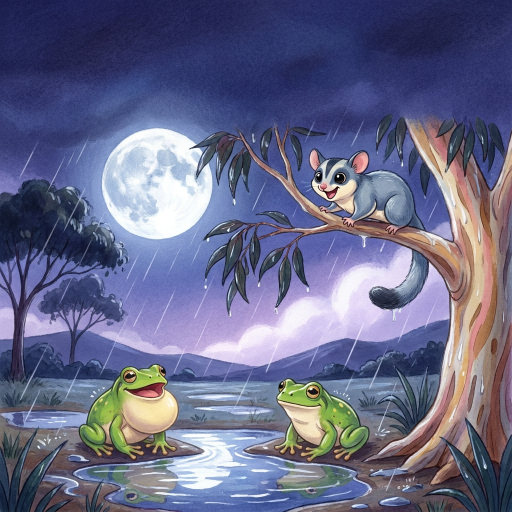
#> input picture Author 3/book3/rejects/p26_test1_draft.png, 1024 x 1024 px (shown at 1/2 size)
$ python -i typeset.py   (imports and definitions only)
#> lines starting #> are read from the running program, lines starting #| are printed output that depends on the picture
# -*- coding: utf-8 -*-
# Author 3 Book 3 - Who Shook My Tree? Typeset (copied from book2\typeset.py, rule 15) the 32 interior pages onto the page art.
# KDP: 8.5 x 8.5 in trim, bleed -> page 8.625 x 8.75 in at 300 DPI = 2588 x 2625 px.
# Odd pages are right-hand pages: gutter on the left, bleed on the right. Even pages: mirror.
# Text is laid out in trim-box fractions and must stay 0.5 in (150 px) inside the trim on all sides.
# Markup in paragraphs: "!!" prefix = big shout line (Chewy); *word* = italic; ALLCAPS words = Chewy.
# Usage: py typeset.py            -> typeset\pXX.png (all pages)
#        py typeset.py p04 p22    -> only these pages

import os, re, sys
from PIL import Image, ImageDraw, ImageFilter, ImageFont

HERE = os.path.dirname(os.path.abspath(__file__))
PAGES_DIR = os.path.join(HERE, "pages")
OUT = os.path.join(HERE, "typeset")
FONTS = os.path.join(HERE, "fonts")

DPI = 300
TRIM = 2550                      # 8.5 in
BLEED = 38                       # 0.125 in (37.5 px, rounded up)
PAGE_W, PAGE_H = TRIM + BLEED, TRIM + 2 * BLEED   # 2588 x 2626 -> trimmed to 2625 below
PAGE_H = 2625
SAFE = 150                       # 0.5 in inside the trim

BODY_PX = 80                     # uniform body size on every story page (about 19 pt)
SHOUT_SCALE, INLINE_SCALE = 2.0, 1.22
DARK, LIGHT = (34, 36, 66), (255, 249, 236)
PANEL = (253, 248, 236)

# [5 lines left out: function font, not called in this run]

def body(px=BODY_PX):   return font("Nunito[wght].ttf", px, "Bold")
def italic(px=BODY_PX): return font("Nunito-Italic[wght].ttf", px, "Bold Italic")
def chewy(px):          return ImageFont.truetype(os.path.join(FONTS, "Chewy-Regular.ttf"), px)

# [4 lines left out: function smart, not called in this run]

# ---------------------------------------------------------------- page specs
# block: x, y, w in trim fractions; align "l"/"c"; panel = soft cream box behind the text
def B(x, y, w, paras, align="l", panel=False, color=None, px=BODY_PX):
    return dict(x=x, y=y, w=w, paras=paras, align=align, panel=panel, color=color, px=px)

# vignette pages: art whitened to pure white, then scaled and placed (cx, cy = centre in trim fractions)
SPEC = {
    "p03": dict(blocks=[B(0.06, 0.30, 0.40, [
        "Way up high in the hills, there is a gum tree.",
        "It is summer in the hills. The night is hot, and the air is sticky and still."])]),
    "p04": dict(blocks=[B(0.10, 0.07, 0.80, [
        "Banjo is a sugar glider. He sleeps all day and plays all night.",
        "Tonight, Banjo has a plan: his BIGGEST glide ever, right across the gully."], align="c")]),
    "p05": dict(vig=(1.0, 0.5, 0.5), blocks=[B(0.10, 0.10, 0.80, [
        "He fluffs his fur.", "He wiggles his toes.", 'He counts. "One. Two. Thr..."'], align="c")]),
    "p06": dict(blocks=[B(0.06, 0.10, 0.44, ["!!BOOM!"], align="c", px=150)]),
    "p07": dict(blocks=[B(0.40, 0.12, 0.54, [
        "The whole tree SHAKES.", "A big white light FLASHES across the bush.",
        "And then everything goes drip. Drip. DRIP."], align="c", panel=True)]),
    "p08": dict(blocks=[B(0.10, 0.06, 0.80, [
        "Banjo scrambles up to Olive.",
        '"Olive! OLIVE! Did you feel that?"',
        'Olive is hugging the trunk, eyes shut. "Mmm. It\'s a storm, Banjo."'], align="c", panel=True)]),
    "p09": dict(vig=(0.52, 0.5, 0.53), blocks=[
        B(0.08, 0.06, 0.84, ['"Storms don\'t SHAKE trees," says Banjo. "SOMEBODY shook my tree. '
                             'And I\'m going to find out who."'], align="c"),
        B(0.08, 0.82, 0.84, ['"Mmm," says Olive, and hugs her tree a little tighter.'], align="c")]),
    "p10": dict(blocks=[B(0.08, 0.06, 0.84, [
        "Down at the bottom of the tree, something RUMBLES.",
        "It's Wombat!",
        '"Wombat! Did you shake my tree?"'], align="c", panel=True)]),
    "p11": dict(blocks=[B(0.10, 0.05, 0.80, [
        "!!RUMBLE,", "goes Wombat's tummy.",
        '"I missed my dinner," says Wombat. "My tummy goes RUMBLE. It doesn\'t go BOOM."',
        '"Sorry, Wombat."'], align="c", panel=True)]),
    "p12": dict(blocks=[B(0.08, 0.06, 0.84, [
        "!!FLASH!", "For a moment, the whole bush turns white.",
        "Up on a branch, Cockatoo spreads her big white wings.",
        '"AH-HA! YOU did the FLASH!"'], align="c", panel=True)]),
    "p13": dict(vig=(0.62, 0.5, None), blocks=[B(0.08, 0.06, 0.84, [
        "!!SQUAWK!", '"I was STRETCHING," says Cockatoo.',
        "She folds her wings. And the sky goes FLASH all by itself.",
        '"Sorry, Cockatoo."'], align="c")]),
    "p14": dict(blocks=[B(0.08, 0.06, 0.84, [
        "THUMP. THUMP. THUMP. Somebody is banging on the bark.",
        '"Possum! Stop thumping my tree!"'], align="c", panel=True)]),
    "p15": dict(vig=(0.66, 0.5, None), blocks=[B(0.08, 0.06, 0.84, [
        '"I\'m not thumping," says Possum, from deep in a hollow. "I\'m SHAKING. That BOOM is scary!"',
        "Knock, knock, knock, go his knees.",
        '"Sorry, Possum."'], align="c")]),
    "p16": dict(blocks=[B(0.08, 0.06, 0.84, [
        "Then the rain comes. Big, fat, splashy drops.",
        "Banjo's fur is wet. His tail is wet. Even his EARS are wet."], align="c", panel=True)]),
    "p17": dict(blocks=[B(0.06, 0.07, 0.44, [
        '"This is serious," says Banjo. "Somebody shook my tree AND made it RAIN on me."'],
        panel=True)]),
    "p18": dict(blocks=[B(0.08, 0.06, 0.84, [
        "Then, from a low branch, comes a voice.",
        "!!BOOM!",
        "It's a bird with a long, swirly tail.",
        '"BOOM! BOOM!" "GOTCHA!" shouts Banjo.'], align="c")]),
    "p19": dict(vig=(0.62, 0.5, None), blocks=[B(0.08, 0.05, 0.84, [
        '"I\'m Lyrebird," he says. "I copy sounds."',
        '"SQUAWK!" Just like Cockatoo. "RUMBLE!" Just like Wombat\'s tummy.',
        '"And I copied BOOM from the SKY."',
        "BOOM, goes the sky. Lyrebird's beak is shut."], align="c")]),
    "p20": dict(blocks=[B(0.07, 0.10, 0.46, [
        "Everybody is hiding. The bush is dark and wet and LOUD."], panel=True)]),
    "p21": dict(blocks=[B(0.50, 0.07, 0.44, [
        '"Somebody is shaking my tree," whispers Banjo. "And I can\'t find out who. '
        'And I\'m a little bit SCARED."'], panel=True)]),
    "p22": dict(blocks=[B(0.06, 0.05, 0.88, [
        "This time, Olive opens BOTH eyes. She climbs down and wraps Banjo in a big, fluffy hug.",
        '"Nobody shook your tree," she says. "It\'s a thunderstorm. The flash is lightning. '
        'The BOOM is thunder. And the wind shakes every tree."'], panel=True)]),
    "p23": dict(vig=(0.56, 0.5, None), blocks=[B(0.07, 0.05, 0.86, [
        '"Here\'s a trick," says Olive. "When you see a flash, count until the BOOM."',
        'FLASH! "One gum tree, two gum tree..." BOOM!',
        'FLASH! "One gum tree, two gum tree, three, four, five..." boom.',
        '"Bigger numbers mean the storm is going away."'], align="c")]),
    "p24": dict(blocks=[B(0.10, 0.06, 0.80, [
        "Banjo says sorry to Wombat, Cockatoo, Possum and Lyrebird.",
        "Then everybody squeezes into Wombat's burrow, safe and dry."], align="c", panel=True)]),
    "p25": dict(vig=(0.64, 0.5, None), feather=0.14, blocks=[B(0.10, 0.06, 0.80, [
        "Wombat counts on his toes.", "Cockatoo counts on her feathers.",
        "Possum counts with his eyes shut tight.",
        "And Lyrebird counts in Olive's voice."], align="c")]),
    "p26": dict(blocks=[B(0.06, 0.06, 0.88, [
        "Slowly, the storm rumbles away over the hills. The moon comes out. In every puddle, frogs "
        "begin to sing.",
        'Banjo climbs to the top of his tree. "One. Two. THREE!"'], align="c", panel=True)]),
    "p27": dict(blocks=[B(0.08, 0.05, 0.84, [
        "It's the BIGGEST, swooshiest, sparkliest glide EVER, right across the gully!",
        "!!WHEEE!"], align="c", panel=True)]),
    "p28": dict(blocks=[B(0.06, 0.06, 0.88, [
        "At sunrise, Banjo heads home to bed.",
        '"Good night, trunk. Good night, branches. Good night, my big, beautiful, SHAKY tree."'],
        align="c", panel=True)]),
    "p29": dict(vig=(0.62, 0.5, None), blocks=[B(0.08, 0.05, 0.84, [
        "RRRUMBLE! The whole tree SHAKES.",
        '"Not AGAIN!" cries Banjo.',
        "But it isn't a storm. It's Olive, snoring.",
        '"RRRUMBLE," says Lyrebird. And he giggles.'], align="c")]),
}
#> further down, picture is the input picture: PIL image 1024x1024 RGB; mean R, G, B 103, 104.9, 136.2

# ---------------------------------------------------------------- rich text layout
# [109 lines left out: functions tokens, layout, region_luma, draw_block, not called in this run]

# ---------------------------------------------------------------- art placement
def whiten(img):
    """Scale channels so the vignette's off-white paper becomes pure white."""
    w, h = img.size
#> w = 1024; h = 1024
    band = [img.getpixel((x, y)) for x in range(0, w, 16) for y in (4, h - 5)] + \
           [img.getpixel((x, y)) for y in range(0, h, 16) for x in (4, w - 5)]
#> band = 256 items, first 6: (24, 28, 72), (53, 73, 97), (28, 33, 80), (0, 7, 26), (35, 35, 85), (8, 16, 35)
    # 90th percentile, not the median: Book 3 p25's vignettes touch the image edge, and the
    # median then read as dark and washed the whole page out. Gain capped at 255/225.
    bg = [sorted(c[i] for c in band)[int(len(band) * 0.9)] for i in range(3)]
#> bg = [126, 116, 157]
    lut = []
    for i in range(3):
        k = 255.0 / max(bg[i], 225)
        lut += [min(255, int(v * k + 0.5)) for v in range(256)]
#> after the loop, lut = 768 values, max 255 at index 225, min 0 at index 0, mean 142.4
    img = img.point(lut)
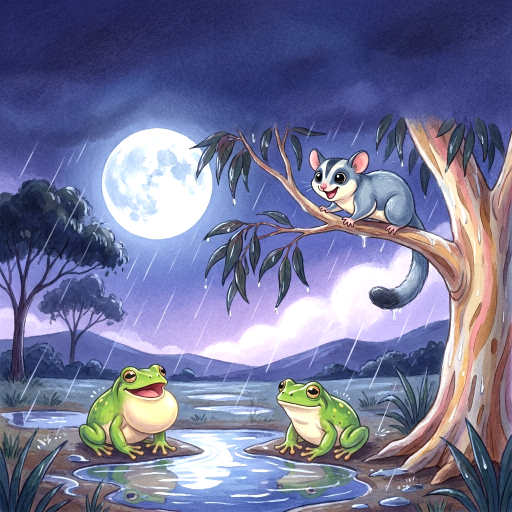
#> img: PIL image 1024x1024 RGB (shown at 1/2 size); mean R, G, B 115.7, 117.9, 152.5
    # soft white key (Book 3): pixels whose darkest channel is above 215 fade to pure white by
    # 245, so paper grain disappears where vignettes run off the art's edge (p25, facts spots)
    import numpy as np
    a = np.asarray(img).astype(np.float32)
    t = np.clip((a.min(axis=2, keepdims=True) - 215.0) / 30.0, 0, 1)
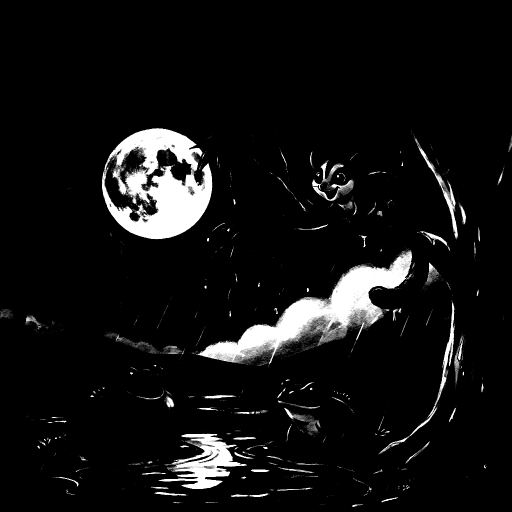
#> t: shape (1024, 1024, 1) float32 (shown at 1/2 size); min 0, max 1, mean 0.0695
    return Image.fromarray((a * (1 - t) + 255.0 * t).astype("uint8"), "RGB")

# [71 lines left out: functions feather_paste, page_canvas, title_page, copyright_page, not called in this run]

FACTS = [
    ("Lightning", "is a giant spark of electricity in a storm cloud. It heats the air so fast that "
     "the air bursts with a BOOM. That BOOM is thunder."),
    ("Flash, then boom.", "Light travels much faster than sound, so you see lightning before you "
     "hear thunder. Count the seconds in between: every 5 seconds means the storm is about 1 mile away."),
    ("When thunder roars, go indoors.", "The safest place to watch a storm is from inside."),
    ("Superb lyrebirds", "copy the songs and calls of more than 20 kinds of birds, so well that it's "
     "hard to tell them apart. At night they sleep up in the trees."),
    ("Green tree frogs", "call loudly after rain: \u201ccrawk, crawk, crawk.\u201d"),
    ("The smell of rain", "has a name: petrichor. Two Australian scientists named it in 1964."),
    ("Koalas", "hug tree trunks on hot days, because the trunk is cooler than the air."),
    ("Wombats", "dig long burrows under the ground, where they stay safe and dry."),
    ("Sugar gliders", "sleep in tree hollows lined with leaves, often curled up together in a group."),
]
CREAM = (250, 244, 228)

# [99 lines left out: functions spot, facts_pages, about_page, build, main, not called in this run]

# [2 lines not run here, left out]

>>> from PIL import Image
>>> picture = Image.open('rejects/p26_test1_draft.png')
>>> result = whiten(picture)

$ run again, on Author 3/book3/drafts/p09.png
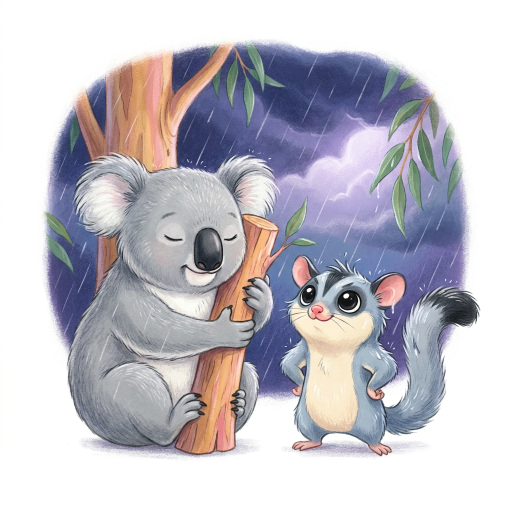
#> input picture Author 3/book3/drafts/p09.png, 1024 x 1024 px (shown at 1/2 size)
#> picture is the input picture: PIL image 1024x1024 RGB; mean R, G, B 193.6, 191, 199.4
#> band = 256 items, first 6: (251, 252, 251), (255, 255, 255), (254, 254, 254), (255, 254, 255), (255, 255, 255), (255, 255, 255)
#> bg = [255, 255, 255]
#> after the loop in whiten, `for i in range(3):`: lut = 768 values, max 255 at index 255, min 0 at index 0, mean 127.5
#> in whiten, `t = np.clip((a.min(axis=2, keepdims=True) - 215.0) / 30.0, 0, 1)`:
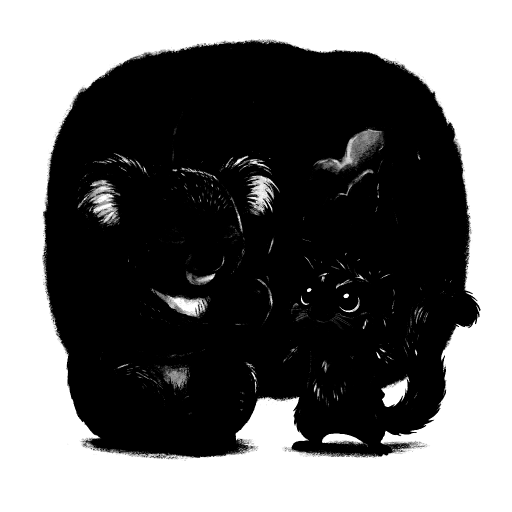
#> t: shape (1024, 1024, 1) float32 (shown at 1/2 size); min 0, max 1, mean 0.433

$ run again, on Author 3/book3/drafts/p28.png
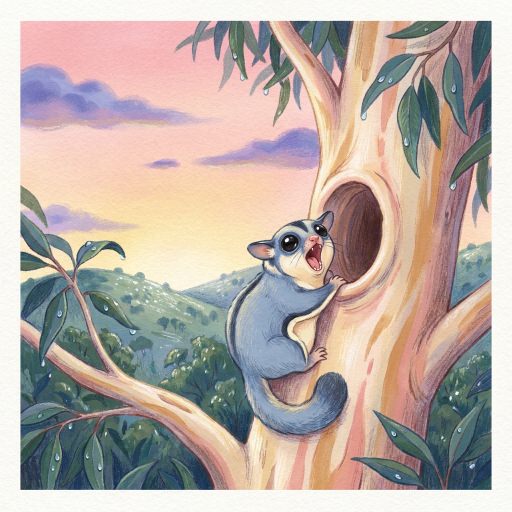
#> input picture Author 3/book3/drafts/p28.png, 1024 x 1024 px (shown at 1/2 size)
#> picture is the input picture: PIL image 1024x1024 RGB; mean R, G, B 185.3, 172.3, 165.3
#> band = 256 items, first 6: (253, 252, 248), (251, 250, 245), (251, 253, 247), (249, 248, 244), (251, 252, 247), (251, 252, 247)
#> bg = [253, 254, 249]
#> the loop in whiten, `for i in range(3):` made 3 passes
#> k on passes 1 to 3: 1.01, 1, 1.02
#> after the loop in whiten, `for i in range(3):`: lut = 768 values, max 255 at index 253, min 0 at index 0, mean 129
#> in whiten, `t = np.clip((a.min(axis=2, keepdims=True) - 215.0) / 30.0, 0, 1)`:
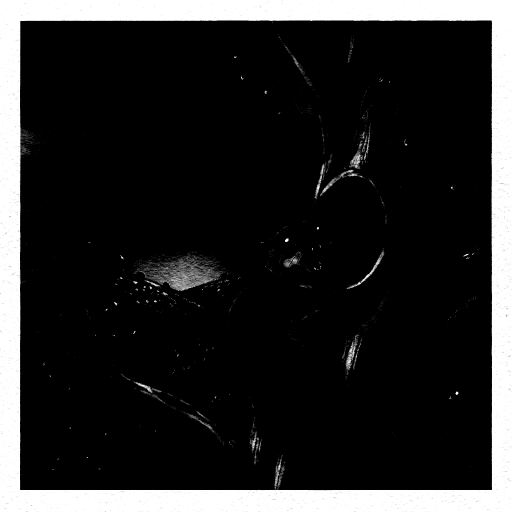
#> t: shape (1024, 1024, 1) float32 (shown at 1/2 size); min 0, max 1, mean 0.161
